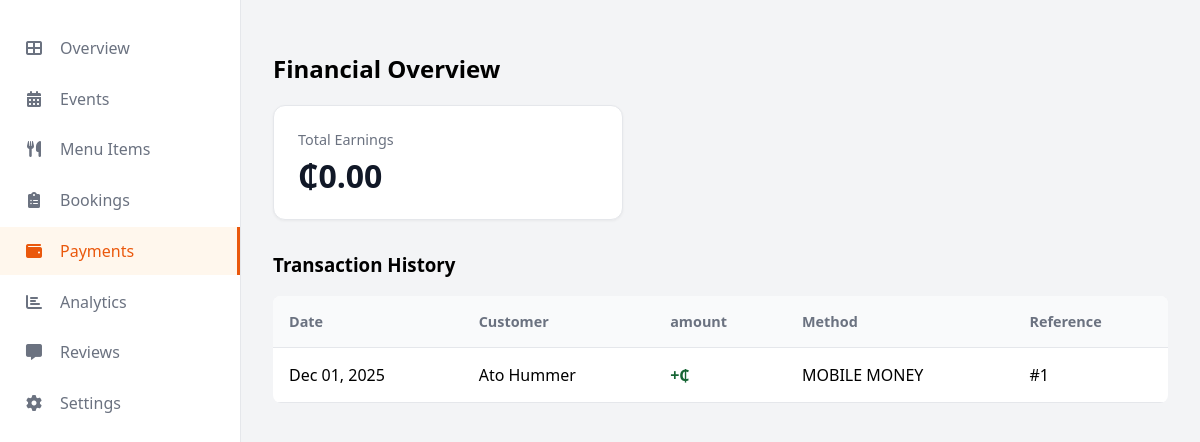
/admin/payments_admin.php (signed in), run on the app's committed database.
### tables this page shows
CREATE TABLE `payment` (
  `pay_id` int NOT NULL,
  `order_id` int NOT NULL,
  `customer_id` int NOT NULL,
  `amt` double NOT NULL,
  `currency` varchar(10) NOT NULL DEFAULT 'GHS',
  `payment_date` datetime NOT NULL,
  `payment_method` varchar(50) DEFAULT NULL COMMENT 'Payment method: paystack, cash, bank_transfer, etc.',
  `transaction_ref` varchar(100) DEFAULT NULL COMMENT 'Paystack transaction reference',
  `authorization_code` varchar(100) DEFAULT NULL COMMENT 'Authorization code from payment gateway',
  `payment_channel` varchar(50) DEFAULT NULL COMMENT 'Payment channel: card, mobile_money, etc.'
);

CREATE TABLE `customer` (
  `customer_id` int NOT NULL,
  `customer_name` varchar(100) NOT NULL,
  `customer_email` varchar(50) NOT NULL,
  `customer_pass` varchar(150) NOT NULL,
  `customer_country` varchar(30) NOT NULL,
  `customer_city` varchar(30) NOT NULL,
  `customer_contact` varchar(15) NOT NULL,
  `customer_image` varchar(100) DEFAULT NULL
);

### admin/payments_admin.php (the view, shortened to what this page needs)
<?php
require_once "../settings/db_cred.php";
$vendor_id = $_SESSION['vendor_id'];
$sql = "SELECT p.*, o.order_date, c.customer_name
        FROM payment p
        JOIN orders o ON p.order_id = o.order_id
        JOIN customer c ON p.customer_id = c.customer_id
        LEFT JOIN bookings b ON o.booking_id = b.booking_id
        LEFT JOIN events e ON o.event_id = e.event_id
        WHERE b.vendor_id = ? OR e.vendor_id = ?
        ORDER BY p.payment_date DESC";
$stmt = $conn->prepare($sql);
$stmt->bind_param("ii", $vendor_id, $vendor_id);
$stmt->execute();
$payments = $stmt->get_result()->fetch_all(MYSQLI_ASSOC);
?>
<!DOCTYPE html>
<html lang="en">
<head>
    <link rel="stylesheet" href="../assets/dashboard_style.css">
    <link href="https://cdnjs.cloudflare.com/ajax/libs/font-awesome/6.0.0/css/all.min.css" rel="stylesheet">
</head>
<body>
    <div class="dashboard-wrapper">
        <aside class="sidebar">
            <nav class="side-nav">
                <a href="vendor_dashboard.php" class="nav-item"><i class="fas fa-th-large"></i> Overview</a>
                <a href="events_admin.php" class="nav-item"><i class="fas fa-calendar-alt"></i> Events</a>
                <a href="menu_admin.php" class="nav-item"><i class="fas fa-utensils"></i> Menu Items</a>
                <a href="bookings_admin.php" class="nav-item"><i class="fas fa-clipboard-list"></i> Bookings</a>
                <a href="payments_admin.php" class="nav-item active"><i class="fas fa-wallet"></i> Payments</a>
                <a href="analytics_admin.php" class="nav-item"><i class="fas fa-chart-bar"></i> Analytics</a>
                <a href="reviews_admin.php" class="nav-item"><i class="fas fa-comment-alt"></i> Reviews</a>
                <a href="settings_admin.php" class="nav-item"><i class="fas fa-cog"></i> Settings</a>
            </nav>
        </aside>
        <main class="content-area">
            <h2>Financial Overview</h2>
            <div class="stat-card" style="margin-bottom:2rem; width:300px;">
                <div class="stat-label">Total Earnings</div>
                <div class="stat-value">₵<?= number_format(array_sum(array_column($payments, 'amount')), 2) ?></div>
            </div>
            <h3>Transaction History</h3>
            <table class="data-table">
                <thead>
                    <tr>
                        <th>Date</th>
                        <th>Customer</th>
                        <th>amount</th>
                        <th>Method</th>
                        <th>Reference</th>
                    </tr>
                </thead>
                <tbody>
                    <?php foreach($payments as $pay): ?>
                    <tr>
                        <td><?= date('M d, Y', strtotime($pay['payment_date'])) ?></td>
                        <td><?= htmlspecialchars($pay['customer_name']) ?></td>
                        <td style="color:#166534; font-weight:bold;">+₵<?= $pay['amount'] ?></td>
                        <td><?= strtoupper(str_replace('_', ' ', $pay['payment_method'])) ?></td>
                        <td>#<?= $pay['pay_id'] ?></td>
                    </tr>
                    <?php endforeach; ?>
                </tbody>
            </table>
        </main>
    </div>
</body>
</html>

### assets/dashboard_style.css (style rules this page uses)
:root { --primary-orange: #ea580c; --light-bg: #f3f4f6; --white: #ffffff; --text-dark: #111827; --text-gray: #6b7280; --border: #e5e7eb; }
body { margin: 0; font-family: 'Segoe UI', sans-serif; background-color: var(--light-bg); }
.dashboard-wrapper { display: flex; min-height: calc(100vh - 60px); }
.sidebar { width: 240px; background: var(--white); border-right: 1px solid var(--border); padding-top: 1.5rem; }
.nav-item { display: flex; align-items: center; gap: 1rem; padding: 0.8rem 1.5rem; color: var(--text-gray); text-decoration: none; font-weight: 500; transition: 0.2s; margin-bottom: 0.2rem; }
.nav-item:hover, .nav-item.active { background-color: #fff7ed; color: var(--primary-orange); border-right: 3px solid var(--primary-orange); }
.nav-item i { width: 20px; text-align: center; }
.content-area { flex: 1; padding: 2rem; overflow-y: auto; }
.stat-card { background: var(--white); padding: 1.5rem; border-radius: 12px; border: 1px solid var(--border); position: relative; box-shadow: 0 1px 3px rgba(0,0,0,0.05); }
.stat-value { font-size: 2rem; font-weight: 600; color: var(--text-dark); line-height: 1.2; }
.stat-label { font-size: 0.9rem; color: var(--text-gray); margin-bottom: 0.5rem; }
.data-table { width: 100%; border-collapse: collapse; background: white; border-radius: 8px; overflow: hidden; }
.data-table th, .data-table td { padding: 1rem; text-align: left; border-bottom: 1px solid var(--border); }
.data-table th { background-color: #f9fafb; font-size: 0.9rem; color: var(--text-gray); }

### data on the page
payment: payment_date "Dec 01, 2025", customer.customer_name "Ato Hummer", payment_method "MOBILE MONEY", pay_id "1"

### other printed values
array_sum(array_column($payments, 'amount')) "0.00"
